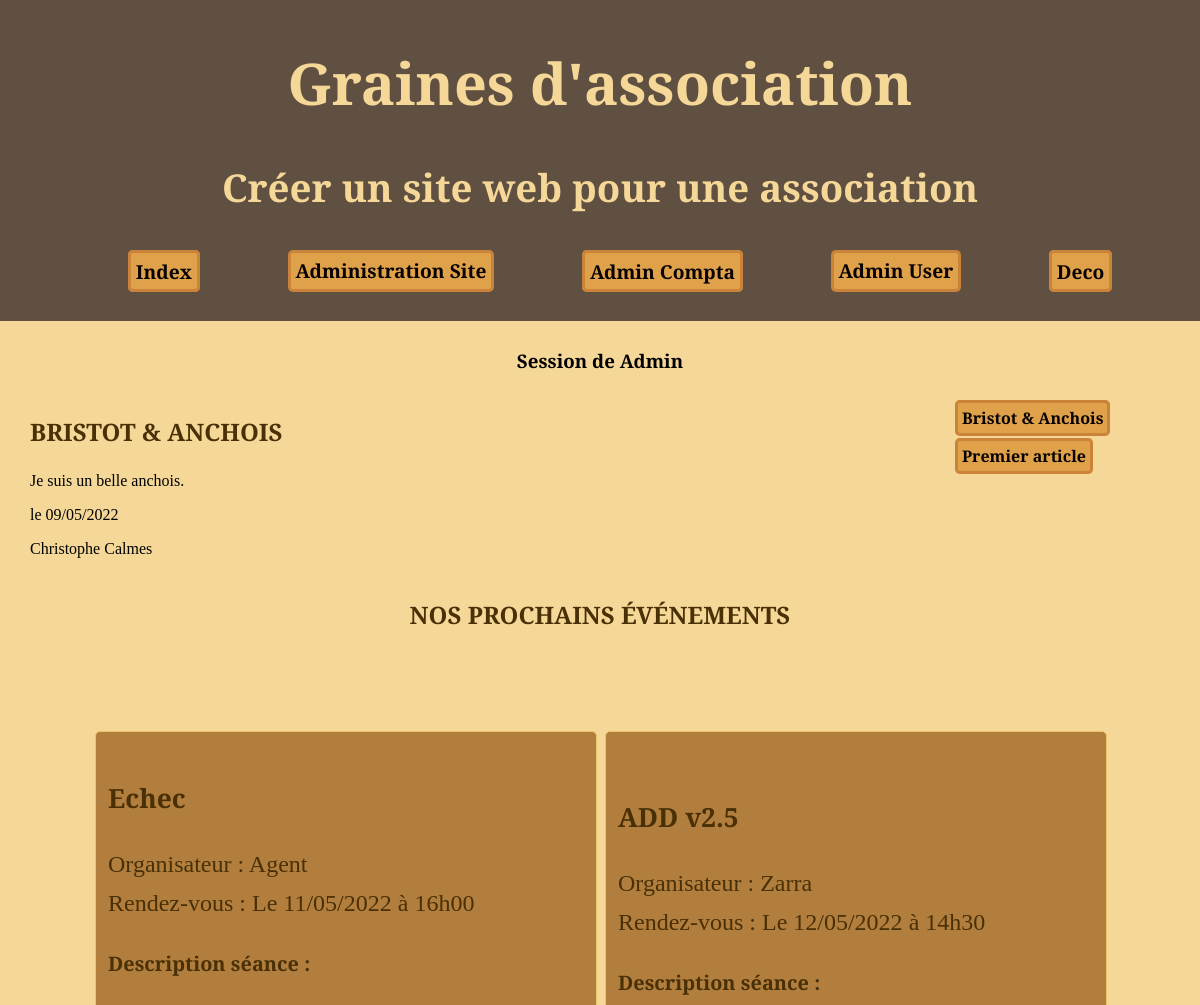
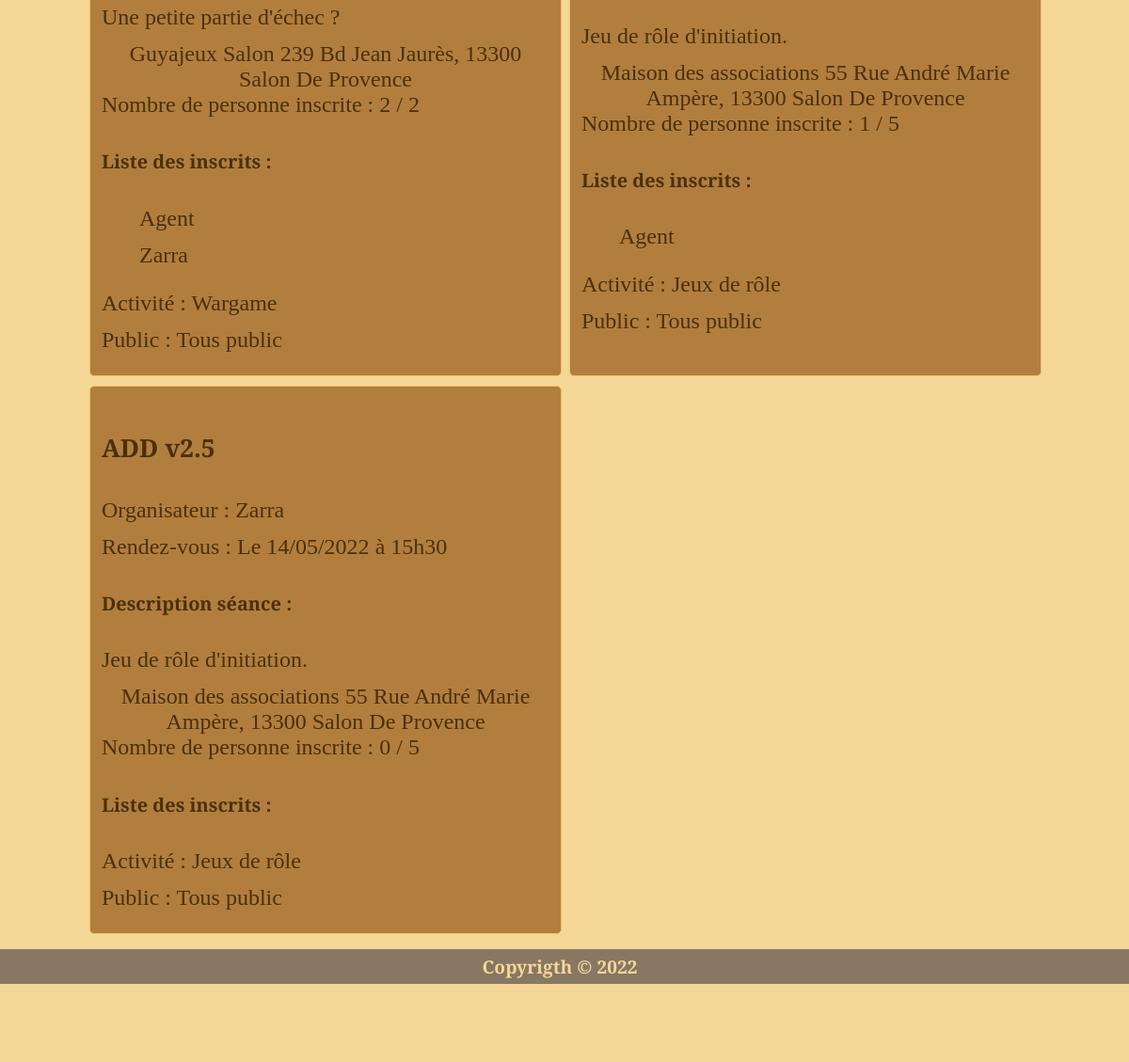
/ (signed in), run on the app's committed database (2 pictures, top to bottom).
### tables this page shows
CREATE TABLE `dataSite` (
  `idDataSite` int NOT NULL,
  `titre` varchar(50) NOT NULL,
  `sousTitre` varchar(100) NOT NULL,
  `description` varchar(150) NOT NULL,
  `anneeCour` varchar(12) NOT NULL,
  `cotisation` float NOT NULL,
  `clotureCompta` tinyint(1) NOT NULL DEFAULT '0',
  `emailContact` varchar(60) DEFAULT NULL,
  `url` varchar(255) DEFAULT NULL,
  `adresse` varchar(255) DEFAULT NULL
);

CREATE TABLE `navigation` (
  `idNav` int NOT NULL,
  `nomNav` varchar(30) NOT NULL,
  `cheminNav` varchar(80) NOT NULL,
  `menuVisible` tinyint(1) NOT NULL,
  `zoneMenu` int NOT NULL,
  `ordre` tinyint NOT NULL,
  `niveau` tinyint NOT NULL,
  `valide` tinyint NOT NULL DEFAULT '1',
  `deroulant` tinyint NOT NULL DEFAULT '0',
  `targetRoute` varchar(16) NOT NULL DEFAULT '0'
);

CREATE TABLE `articles` (
  `idArticle` int NOT NULL,
  `titre` varchar(100) NOT NULL,
  `texte` text NOT NULL,
  `valide` tinyint(1) NOT NULL,
  `date` datetime NOT NULL DEFAULT CURRENT_TIMESTAMP,
  `auteur` int NOT NULL
);

CREATE TABLE `users` (
  `idUser` int NOT NULL,
  `login` varchar(30) DEFAULT NULL,
  `mdp` varchar(80) DEFAULT NULL,
  `email` varchar(60) DEFAULT NULL,
  `nom` varchar(60) NOT NULL,
  `prenom` varchar(60) NOT NULL,
  `adresse` varchar(255) DEFAULT NULL,
  `ville` varchar(255) DEFAULT NULL,
  `codePostal` varchar(10) DEFAULT NULL,
  `bornYear` varchar(4) DEFAULT NULL,
  `role` tinyint(1) NOT NULL DEFAULT '0',
  `valide` tinyint(1) DEFAULT '0',
  `token` varchar(24) DEFAULT NULL,
  `cotisation` tinyint(1) DEFAULT '0',
  `dateInscription` datetime NOT NULL DEFAULT CURRENT_TIMESTAMP,
  `dateCotisation` date DEFAULT NULL,
  `dateConnexion` datetime NOT NULL DEFAULT CURRENT_TIMESTAMP,
  `telephone` varchar(30) DEFAULT NULL,
  `numeroAdherant` varchar(12) DEFAULT NULL
);

CREATE TABLE `evenements` (
  `idEvenement` int NOT NULL,
  `idCreateur` int NOT NULL,
  `titre` varchar(60) NOT NULL,
  `dateCreation` datetime NOT NULL DEFAULT CURRENT_TIMESTAMP,
  `dateEvenement` date NOT NULL,
  `heure` time NOT NULL,
  `texteEvenement` text NOT NULL,
  `public` tinyint(1) NOT NULL,
  `typeEvenement` int NOT NULL,
  `lieu` int NOT NULL,
  `nombre` tinyint NOT NULL,
  `valide` tinyint(1) NOT NULL DEFAULT '1',
  `archive` tinyint NOT NULL DEFAULT '0'
);

CREATE TABLE `lieuxSceances` (
  `idLieux` int NOT NULL,
  `nomLieu` varchar(60) NOT NULL,
  `rue` varchar(200) NOT NULL,
  `ville` varchar(60) NOT NULL,
  `CP` varchar(10) NOT NULL,
  `valideLieu` tinyint(1) NOT NULL DEFAULT '1',
  `lieuVirtuel` tinyint(1) NOT NULL DEFAULT '0',
  `proprietaire` int NOT NULL DEFAULT '0'
);

CREATE TABLE `typeE` (
  `idTypeE` int NOT NULL,
  `type` varchar(60) NOT NULL,
  `valide` tinyint(1) NOT NULL DEFAULT '1'
);

### index.php (called while the page is built, shortened)
<?php
include 'path.php';
include   $cheminFonctions.'fonctionsDB.php';
include   $cheminCorps.'kether.php';
include   $cheminCorps.'head.php';
include   $cheminCorps.'navHigh.php';
include   $cheminCorps.'main.php';
include   $cheminCorps.'foot.php';
?>

### objets/RCUD.php (called while the page is built, shortened)
<?php
class RCUD extends ParamDB {
  private $sql;
  private $param;
  public function __construct($sql, $param) {
    $this->sql = $sql;
    $this->param = $param;
  }
  public function READ() {
    try {
      $conn = new PDO("mysql:host=$this->serverName;dbname=$this->dbName", $this->userName, $this->password);
      $conn->setAttribute(PDO::ATTR_ERRMODE, PDO::ERRMODE_EXCEPTION);
    } catch(PDOException $e) {
     echo "Error: " . $e->getMessage();
    }
    $data = $conn->prepare($this->sql);
    foreach ($this->param as $key) {
      $data->bindParam($key['prep'],$key['variable']);
    }
    $data->execute();
    $data->setFetchMode(PDO::FETCH_ASSOC);
    $dataTraiter = $data->fetchAll();
    return $dataTraiter;
  }
}

### pages/corps/kether.php (called while the page is built, shortened)
<?php
$sql = "SELECT `titre`, `sousTitre`, `description` FROM `dataSite`";
$param = [];
$read = new RCUD($sql, $param);
$dataHead = $read->READ();
$title =  $dataHead[0]['titre'];
$title2 = $dataHead[0]['sousTitre'];
require 'functions/functionDateTime.php';

### sources/navigation/objets/getNav.php (called while the page is built, shortened)
<?php
class GetNav {
  public function getMenuNav($niveau,  $zone) {
    $sql = "SELECT `idNav`, `nomNav`, `deroulant`, `zoneMenu`, `niveau`, `targetRoute`
    FROM `navigation`
    WHERE `niveau` = :niveau AND `zoneMenu` = :zoneMenu AND `menuVisible`= 1 AND `valide` = 1
    ORDER BY `ordre`";
    $param = [['prep'=>':niveau', 'variable'=>$niveau], ['prep'=>':zoneMenu', 'variable'=>$zone]];
    $data = new RCUD($sql, $param);
    return $data->READ();
  }
}

### sources/secretariat/objets/getArticle.php (called while the page is built, shortened)
<?php
class GetArticle {
  public function lastArticle () {
    $param = [];
    $select = "SELECT `idArticle`, `titre`, `texte`, `date`, `nom`, `prenom`
    FROM `articles`
    INNER JOIN `users` ON `idUser` = `auteur`
    WHERE `articles`.`valide` = 1
    ORDER BY `idArticle` DESC LIMIT 1";
    $select = new RCUD($select, $param);
    return $select->READ();
  }
  public function listeArticle ($valide) {
    $param = [['prep'=>':valide', 'variable'=>$valide]];
    $select = "SELECT `idArticle`, `titre`,`date`, `nom`, `prenom`
    FROM `articles`
    INNER JOIN `users` ON `idUser` = `auteur`
    WHERE `articles`.`valide` = :valide
    ORDER BY `date` DESC LIMIT 5";
    $select = new RCUD($select, $param);
    return $select->READ();
  }
}

### functions/functionDateTime.php (called while the page is built, shortened)
<?php
function brassageDate($data) {
$date = $data;
$year = substr($date,0,4);
$month = substr($date,5,2);
$day = substr($date,8,2);
$date = $day.'/'.$month.'/'.$year;
return $date;
}
function heure($data) {
  $time = $data;
  $heure = substr($time,0,2);
  $minute = substr($time,3,2);
  $data = $heure.'h'.$minute;
  return $data;
}

### functions/fonctionsDB.php (called while the page is built, shortened)
<?php
function findTargetRoute($id) {
  $select ="SELECT  `targetRoute` FROM `navigation` WHERE `idNav` = :idNav";
  $param = [['prep'=>':idNav', 'variable'=>$id]];
  $findRoute = new RCUD($select, $param);
  $route = $findRoute->READ();
  return $route[0]['targetRoute'];
}

### sources/evenements/objets/getEvenement.php (called while the page is built, shortened)
<?php
Class GetEvenement extends Types {
  public function getAllSeance($valide, $archive) {
    $param = [['prep'=>':valide', 'variable'=>$valide],
              ['prep'=>':archive', 'variable'=>$archive]];
    $select = "SELECT `idEvenement`, `login`, `titre`, `dateCreation`, `dateEvenement`, `heure`, `texteEvenement`,
    `public`, `type`, `nombre`, `nomLieu`, `lieuxSceances`.`rue`, `lieuxSceances`.`ville`, `lieuxSceances`.`CP`,
    `proprietaire`, `lieuVirtuel`
    FROM `evenements`
    INNER JOIN `users` ON `idCreateur` = `idUser`
    INNER JOIN `typeE` ON `idTypeE` = `typeEvenement`
    INNER JOIN `lieuxSceances` ON `idLieux` = `lieu`
    WHERE  `evenements`.`valide` = :valide AND `archive` = :archive
    ORDER BY `dateEvenement`, `heure`
    LIMIT 6";
    $readEvenement = new RCUD($select, $param);
    return $readEvenement->READ();
  }
  public function inscrit($idSeance) {
    $select = "SELECT  COUNT(`idMembre`) AS `nbrJoueur` FROM `participants` WHERE `idSeance` = :idSeance";
    $param = [['prep'=>':idSeance', 'variable'=>$idSeance]];
    $nbr = new RCUD($select, $param);
    return $nbr->READ();
  }
  public function idInscrit($idSeance) {
    $select = "SELECT `idMembre`, `login`
              FROM `participants`
              INNER JOIN `users` ON `idMembre` = `idUser`
              WHERE `idSeance` = :idSeance";
    $param = [['prep'=>':idSeance', 'variable'=>$idSeance]];
    $idInscrit = new RCUD($select, $param);
    return $idInscrit->READ();
  }
}

### sources/evenements/objets/typesEvenement.php (called while the page is built, shortened)
<?php
Class Types {
  public function __construct() {
    $this->public = ['Tous public', '13+', '16+', '18+'];
  }
}

### sources/evenements/objets/printEvenement.php (the view, shortened to what this page needs)
<?php
Class PrintEvenement extends GetEvenement {
  public function blocEvenement($variable) {
    echo '<div class="partie"><h3 class="titrePage">Nos prochains événements</h3>';
    $dataSeance = new GetEvenement();
    echo '<div class="gallery">';
        foreach ($variable as $key => $value) {
          $nbr = $dataSeance->inscrit($value['idEvenement']);
          $idMembre = $dataSeance->idInscrit($value['idEvenement']);
          echo '<aside class="item">
          <ul class="listeEvenement">
            <li><h4 class="titreEvenement">'.$value['titre'].'</h4></li>
            <li>Organisateur : '.$value['login'].'</li>
            <li>Rendez-vous : Le '.brassageDate($value['dateEvenement']).' à '.heure($value['heure']).'</li>
            <li><h5>Description séance :</h5>'.$value['texteEvenement'].'</li>';
            if($value['proprietaire'] > 0) {
                  echo'<li>Rendez-vous : Lieu privé</li>';
                } else {
                  if($value['lieuVirtuel']>0) {
                    echo $value['nomLieu'].' Lieux virtuel';
                  } else {
                    echo $value['nomLieu'].' '.$value['rue'].',  '.$value['CP'].' '.$value['ville'];
                  }
                }
            echo'<li>Nombre de personne inscrite : '.$nbr[0]['nbrJoueur'].' / '.$value['nombre'].'</li>';
            echo '<li><h5>Liste des inscrits :</h5>';
            echo '<ul class="listeMembreInscrit">';
            foreach ($idMembre as $cle => $valeur) {
              echo '<li>'.$valeur['login'].'</li>';
            }
            echo '</ul>';
            echo'</li>';
        echo'<li>Activité : '.$value['type'].'</li>
            <li>Public : '.$this->public[$value['public']].'</li>
          </ul>
          </aside>';
        }
    echo '</div>';
    echo '</div>';
  }
}

### pages/corps/navHigh.php (shortened to what this page needs)
<header class="parallax-effect">
<div class="calque">
  <h1><?=$title?></h1>
  <h2><?=$title2?></h2>
  <?php include 'sources/navigation/affichages/bandeauHaut.php'; ?>
  </div>
</header>

### sources/navigation/objets/printNav.php (shortened to what this page needs)
<?php
class PrintNav extends GetNav {
  public function printNavigationBandeau($variable) {
    echo '<nav>
    <ul class="navigationBandeau">';
    echo '<li><a href="index.php?idNav=0" class="lienNav">Index</a></li>';
    foreach ($variable as $key => $value) {
      if($value['deroulant'] > 0) {
        echo '<div class="dropdown">';
        echo '<button class="buttonForm">'.utf8_encode($value['nomNav']).'</button>';
        echo '</div>';
        } else {
        echo '<li><a href="index.php?idNav='.$value['targetRoute'].'" class="lienNav">'.utf8_encode($value['nomNav']).'</a></li>';
      }
    }
    echo '</ul>
    </nav>';
  }
}

### sources/secretariat/objets/printArticle.php (shortened to what this page needs)
<?php
class PrintArticle extends GetArticle {
  public function affichageLastArticle($data){
    if($data != []){
    echo '<section class="articleIndex"><article>';
      echo '<h3 class="titrePage">'.$data[0]['titre'].'</h3>';
      echo '<p>'.$data[0]['texte'].'</p>';
      echo '<p>le '.brassageDate($data[0]['date']).'</p>';
      echo '<p>'.$data[0]['prenom'].' '.$data[0]['nom'].'</p>';
    echo'</article></section>';
  } else {
        echo '<section class="articleIndex"><article>
        <p>Pas encore d\'article posté.</p>
        </article></section>';
  }
  }
  public function listeArticles($data) {
      if($data != []){
    echo '<ul class="listeUser">';
    foreach ($data as $key => $value) {
      echo
        '<li><a class="lienNav" href="index.php?idNav='.findTargetRoute(25).'&idArticle='.$value['idArticle'].'">'.$value['titre'].'</a></li>';
    }
    echo'</ul>';
  } else {
        echo
        '<ul class="listeUser">
          <li>Pas de liste d\'article.</li>
        </ul>';
  }
  }
}

### css/master.css (style rules this page uses)
body { font-family: 'Roboto Serif', serif; height: auto; width: auto; margin: 0; background: #F5D798ff; }
h1, h2 { font-size: 3em; color:#F5D798ff; text-align: center; font-family: 'Cinzel', serif; }
h1 { font-size: 3em; }
h2 { font-size: 2em; }
h3, h4, h5, h6 { font-family: 'Playfair Display', serif; }
.titrePage { font-size: 1.5em; color: #493005ff; text-transform: uppercase; }
.titreEvenement { font-size: 1.1em; font-family: 'Cinzel', serif; }
header { background-color: hsla(38, 87%, 15%, 0.5); }
.articleIndex { text-align: justify; margin-left: auto; }
.listeUser { list-style: none; text-align: left; }
.listeUser li { font-weight: 600; margin-bottom: 1em; }
ul { list-style: none; }
.partie { grid-area: partie; }
.parallax-effect { background-image: url("../images/rollMap.webp"); min-height: 15vh; background-attachment: fixed; background-position: center; background-repeat: no-repeat; background-size: 100%; text-align: center; }
.calque { min-height: 200%; font-weight: 600; font-size: 1.2em; background-color: hsla(264, 15%, 19%, 0.55); width: auto; color: #F5D798ff; padding: 0.25em; }
.navigationBandeau { list-style: none; display: flex; flex-direction: row; justify-content: space-evenly; align-items: center; }
.navigationBandeau li { padding-left: 0.5em; padding-right: 0.5em; margin-left: 1em; margin-right: 1em; text-align: center; }
.lienNav { text-decoration: none; background-color: #DFA14Aff; border: 3px solid #CA8339ff; font-family: 'Cinzel', serif; color: #070000ff; border-radius: 5px; padding: auto; cursor: auto; font-weight: 600; padding: 0.25em; margin: 0.25em; transition: border 0.7s; }
.dropdown { display: inline-block; }
.buttonForm { background-color: #DFA14Aff; border: 3px solid #CA8339ff; font-family: 'Cinzel', serif; font-size: 1em; color: #070000ff; border-radius: 5px; padding: 0.25em; margin: 0.25em; cursor: auto; font-weight: 600; margin: 0.25em; transition: border 0.7s; }
.gallery { margin: 100px auto 0; padding: 0 10px; max-width:100%; display: grid; grid-template-columns: repeat(auto-fit, 500px); grid-gap: 10px; justify-content: center; }
.item { min-height: 500px; min-width: 500px; background: #B27E3Dff; color: #493005ff; font-size: 1.5em; border-radius: 5px; display: flex; align-items: center; justify-content: center; border: 1px solid #E9C46A; border-radius: 5px; }
.listeEvenement { margin: 0.5em; padding: 0; }
.listeEvenement li { text-align: left; margin-bottom: 0.5em; }
.listeMembreInscrit { text-align: left; margin-bottom: 1em; }

### data on the page
datasite: titre "Graines d'association", sousTitre "Créer un site web pour une association"
navigation: nomNav "Administration Site"
navigation: nomNav "Admin Compta"
navigation: nomNav "Admin User"
navigation: nomNav "Deco"
articles: titre "BRISTOT & ANCHOIS", texte "Je suis un belle anchois.", date "09/05/2022", auteur.prenom "Christophe", auteur.nom "Calmes", titre "Bristot & Anchois"
articles: titre "Premier article"
evenements: titre "Echec", idCreateur.login "Agent", dateEvenement "11/05/2022", heure "16h00", texteEvenement "Une petite partie d'échec ?", lieu.nomLieu "Guyajeux Salon", lieu.rue "239 Bd Jean Jaurès", lieu.CP "13300", lieu.ville "Salon De Provence", nbrJoueur "2", nombre "2", login "Agent", login "Zarra", typeEvenement.type "Wargame", public "Tous public"
evenements: titre "ADD v2.5", idCreateur.login "Zarra", dateEvenement "12/05/2022", heure "14h30", texteEvenement "Jeu de rôle d'initiation.", lieu.nomLieu "Maison des associations", lieu.rue "55 Rue André Marie Ampère", lieu.CP "13300", lieu.ville "Salon De Provence", nbrJoueur "1", nombre "5", login "Agent", typeEvenement.type "Jeux de rôle", public "Tous public"
evenements: titre "ADD v2.5", idCreateur.login "Zarra", dateEvenement "14/05/2022", heure "15h30", texteEvenement "Jeu de rôle d'initiation.", lieu.nomLieu "Maison des associations", lieu.rue "55 Rue André Marie Ampère", lieu.CP "13300", lieu.ville "Salon De Provence", nbrJoueur "0", nombre "5", typeEvenement.type "Jeux de rôle", public "Tous public"

### other printed values
$_SESSION['login'] "Admin"
